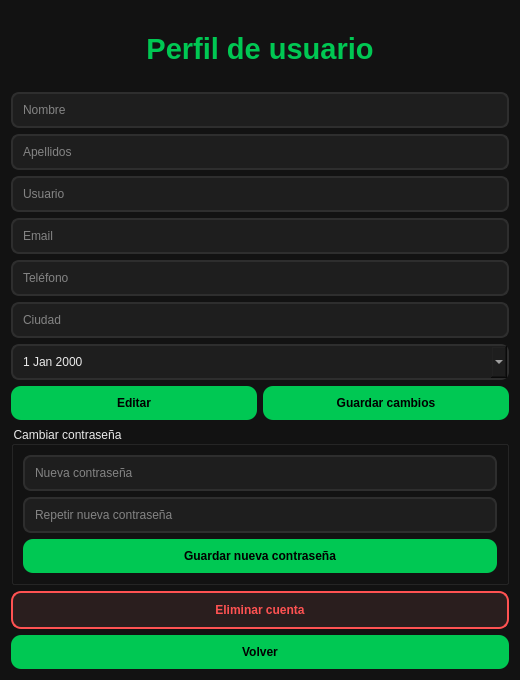
<?xml version="1.0" encoding="UTF-8"?>
<ui version="4.0">
 <class>PerfilView</class>
 <widget class="QWidget" name="PerfilView">
  <property name="geometry">
   <rect>
    <x>0</x>
    <y>0</y>
    <width>520</width>
    <height>680</height>
   </rect>
  </property>
  <property name="windowTitle">
   <string>Perfil de usuario</string>
  </property>

  <property name="styleSheet">
   <string>
QWidget {
    background-color: #121212;
    color: #eaeaea;
    font-family: Segoe UI;
}

QLabel#labelTitulo {
    color: #00c853;
}

QLineEdit, QDateEdit {
    background-color: #1e1e1e;
    border: 2px solid #2e2e2e;
    border-radius: 8px;
    padding: 8px;
}

QLineEdit:focus, QDateEdit:focus {
    border: 2px solid #00c853;
}

QPushButton {
    background-color: #00c853;
    border-radius: 10px;
    padding: 10px;
    font-weight: bold;
    color: #000000;
}

QPushButton:hover {
    background-color: #00e676;
}

QPushButton#btnEliminarCuenta {
    background-color: #2a1e1e;
    border: 2px solid #ff5252;
    color: #ff5252;
}

QPushButton#btnEliminarCuenta:hover {
    background-color: #ff5252;
    color: #000000;
}
   </string>
  </property>

  <layout class="QVBoxLayout">

   <!-- TÍTULO -->
   <item>
    <widget class="QLabel" name="labelTitulo">
     <property name="text">
      <string>Perfil de usuario</string>
     </property>
     <property name="alignment">
      <set>Qt::AlignCenter</set>
     </property>
     <property name="font">
      <font>
       <pointsize>22</pointsize>
       <bold>true</bold>
      </font>
     </property>
    </widget>
   </item>

   <!-- DATOS PERSONALES -->
   <item>
    <widget class="QLineEdit" name="inputNombre">
     <property name="placeholderText">
      <string>Nombre</string>
     </property>
    </widget>
   </item>

   <item>
    <widget class="QLineEdit" name="inputApellidos">
     <property name="placeholderText">
      <string>Apellidos</string>
     </property>
    </widget>
   </item>

   <item>
    <widget class="QLineEdit" name="inputUsername">
     <property name="placeholderText">
      <string>Usuario</string>
     </property>
     <property name="enabled">
      <bool>false</bool>
     </property>
    </widget>
   </item>

   <item>
    <widget class="QLineEdit" name="inputEmail">
     <property name="placeholderText">
      <string>Email</string>
     </property>
    </widget>
   </item>

   <item>
    <widget class="QLineEdit" name="inputTelefono">
     <property name="placeholderText">
      <string>Teléfono</string>
     </property>
    </widget>
   </item>

   <item>
    <widget class="QLineEdit" name="inputCiudad">
     <property name="placeholderText">
      <string>Ciudad</string>
     </property>
    </widget>
   </item>

   <item>
    <widget class="QDateEdit" name="dateNacimiento">
     <property name="calendarPopup">
      <bool>true</bool>
     </property>
    </widget>
   </item>

   <!-- BOTONES EDICIÓN -->
   <item>
    <layout class="QHBoxLayout">

     <item>
      <widget class="QPushButton" name="btnEditar">
       <property name="text">
        <string>Editar</string>
       </property>
      </widget>
     </item>

     <item>
      <widget class="QPushButton" name="btnGuardar">
       <property name="text">
        <string>Guardar cambios</string>
       </property>
      </widget>
     </item>

    </layout>
   </item>

   <!-- CAMBIAR CONTRASEÑA -->
   <item>
    <widget class="QGroupBox" name="groupPassword">
     <property name="title">
      <string>Cambiar contraseña</string>
     </property>

     <layout class="QVBoxLayout">

      <item>
       <widget class="QLineEdit" name="inputPassNueva">
        <property name="echoMode">
         <enum>QLineEdit::Password</enum>
        </property>
        <property name="placeholderText">
         <string>Nueva contraseña</string>
        </property>
       </widget>
      </item>

      <item>
       <widget class="QLineEdit" name="inputPassNueva2">
        <property name="echoMode">
         <enum>QLineEdit::Password</enum>
        </property>
        <property name="placeholderText">
         <string>Repetir nueva contraseña</string>
        </property>
       </widget>
      </item>

      <item>
       <widget class="QPushButton" name="btnCambiarPassword">
        <property name="text">
         <string>Guardar nueva contraseña</string>
        </property>
       </widget>
      </item>

     </layout>
    </widget>
   </item>

   <!-- ELIMINAR CUENTA -->
   <item>
    <widget class="QPushButton" name="btnEliminarCuenta">
     <property name="text">
      <string>Eliminar cuenta</string>
     </property>
    </widget>
   </item>

   <!-- VOLVER -->
   <item>
    <widget class="QPushButton" name="btnVolver">
     <property name="text">
      <string>Volver</string>
     </property>
    </widget>
   </item>

  </layout>
 </widget>
 <resources/>
 <connections/>
</ui>
